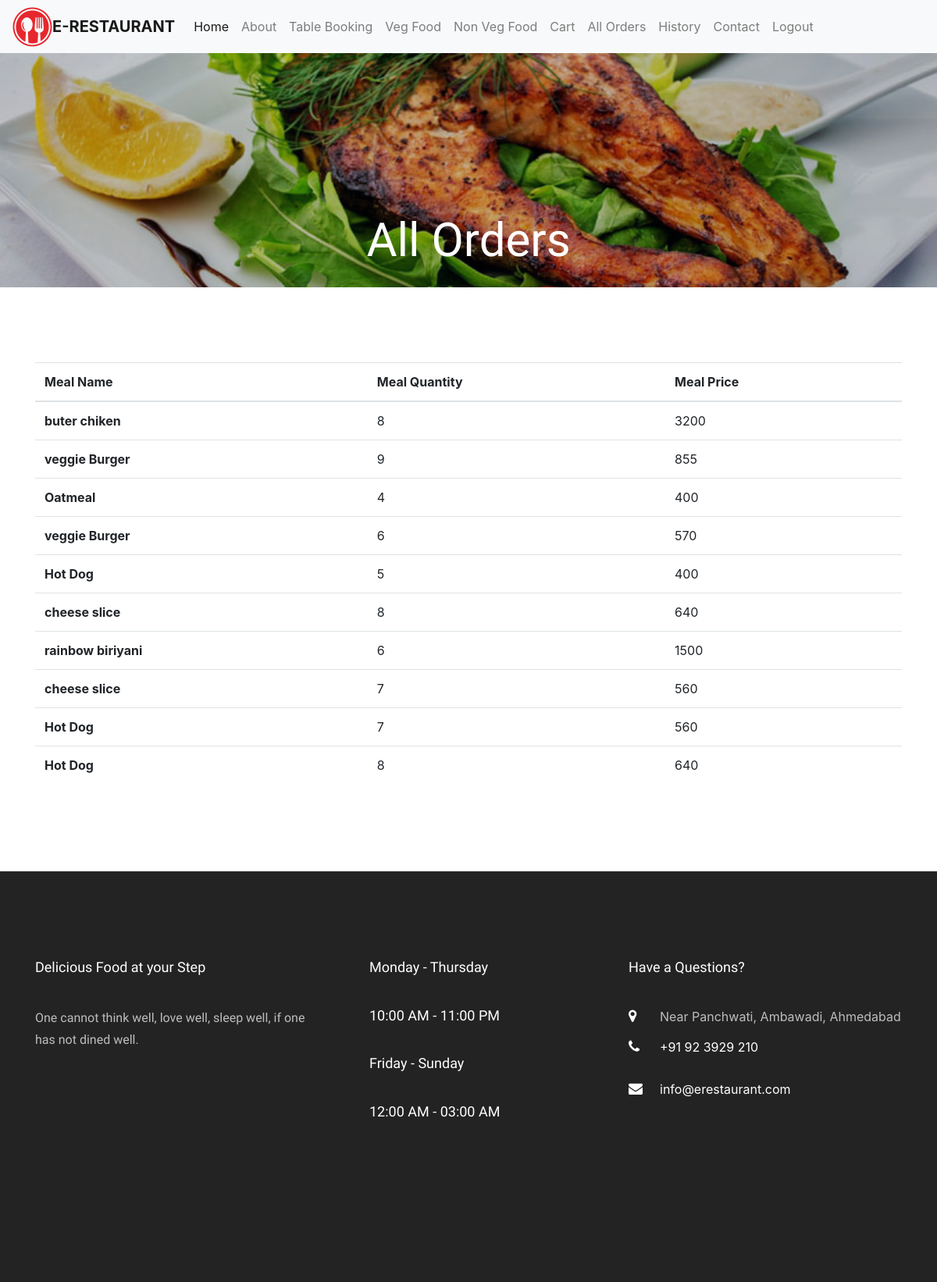
The app's page /allorders/ (signed in), older data.
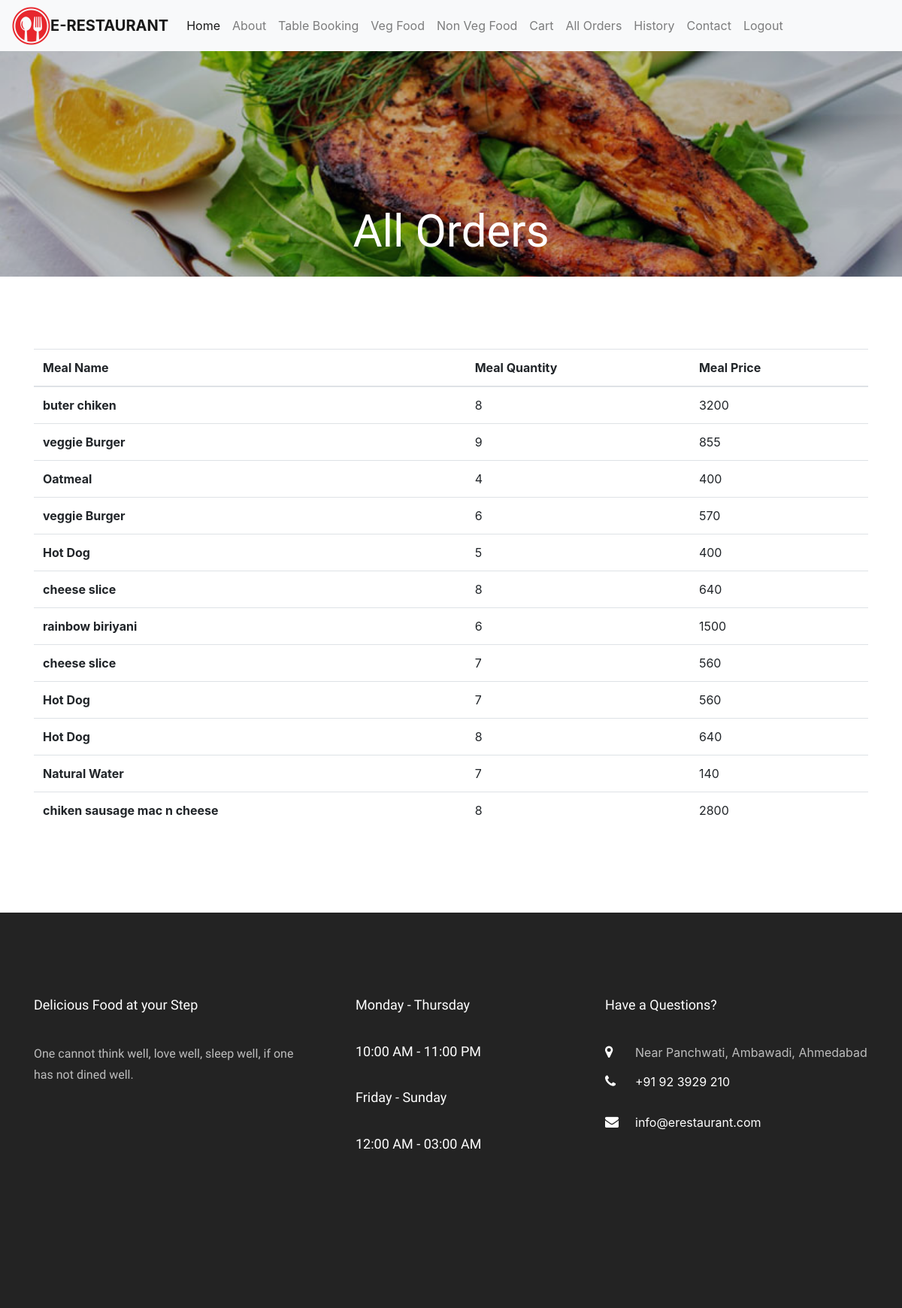
The same page, newer data.
### app1/models.py (models this page shows, shortened)
class PermanentOrders(models.Model):
    user_name = models.ForeignKey(Site_User, on_delete=models.CASCADE)
    meal_name = models.CharField(max_length=100,default="")
    meal_qty = models.PositiveIntegerField(default=1)
    meal_price = models.PositiveIntegerField(default=0)

### app1/views.py (the view)
# urls.py: path('allorders/',views.allOrders,name='allOrders'),
def allOrders(request):
    user = Site_User.objects.get(email=request.session['user'])
    allOrders = PermanentOrders.objects.filter(user_name=user)
    return render(request, 'allOrders.html', {'allOrders': allOrders})

### app1/templates/allOrders.html (shortened to what this page needs)
{% extends 'base.html' %}
{% load static %}
{% block content %}
<div class="hero-wrap" style="background-image: url({% static 'images/menu-5.jpg' %});">
  <div class="overlay"></div>
  <div class="container">
    <div class="row no-gutters slider-text d-flex align-itemd-end justify-content-center">
      <div class="col-md-9 ftco-animate text-center d-flex align-items-end justify-content-center">
        <div class="text">
          <h1 class="mb-4 bread">All Orders</h1>
        </div>
      </div>
    </div>
  </div>
</div>
{% if allOrders %}
<section class="ftco-section">
  <div class="container">
    <div class="row d-flex">
      <div class="col-md-12 d-flex align-self-stretch ftco-animate">
        <table class="table table-hover">
          <thead>
            <tr>
              <th scope="col">Meal Name</th>
              <th scope="col">Meal Quantity</th>
              <th scope="col">Meal Price</th>
            </tr>
          </thead>
          <tbody>
            {% for d in allOrders %}
            <tr>
              <th scope="row">{{d.meal_name}}</th>
              <td>{{d.meal_qty}}</td>
              <td>{{d.meal_price}}</td>
            </tr>
            {%endfor%}
          </tbody>
        </table>
      </div>
    </div>
  </div>
</section>
{% else %}
<div class="text-center m-5">
  <h2 class="text-danger">You haven't Booked any Order</h2>
</div>
{% endif %}
{% endblock %}

Row changes from the older to the newer data that the page shows:
added PermanentOrders: meal_name "Natural Water", meal_qty "7", meal_price "140"
added PermanentOrders: meal_name "chiken sausage mac n cheese", meal_qty "8", meal_price "2800"
